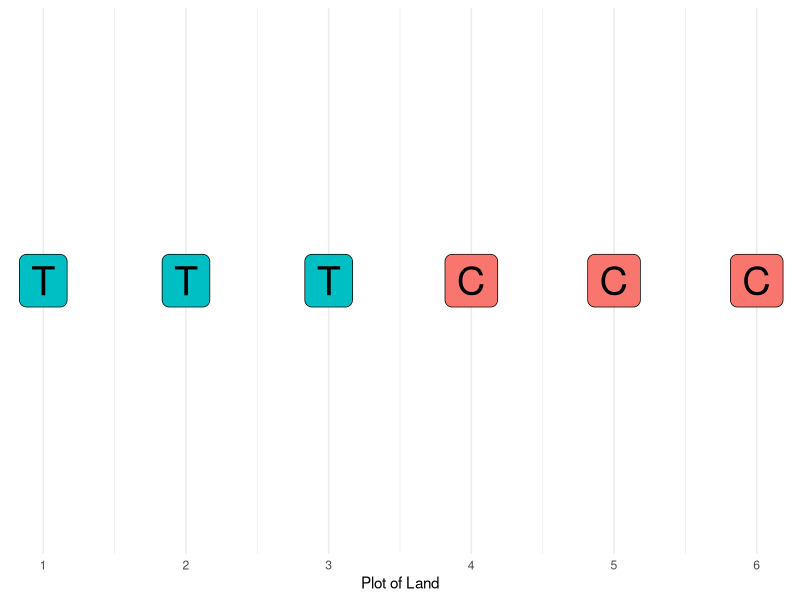
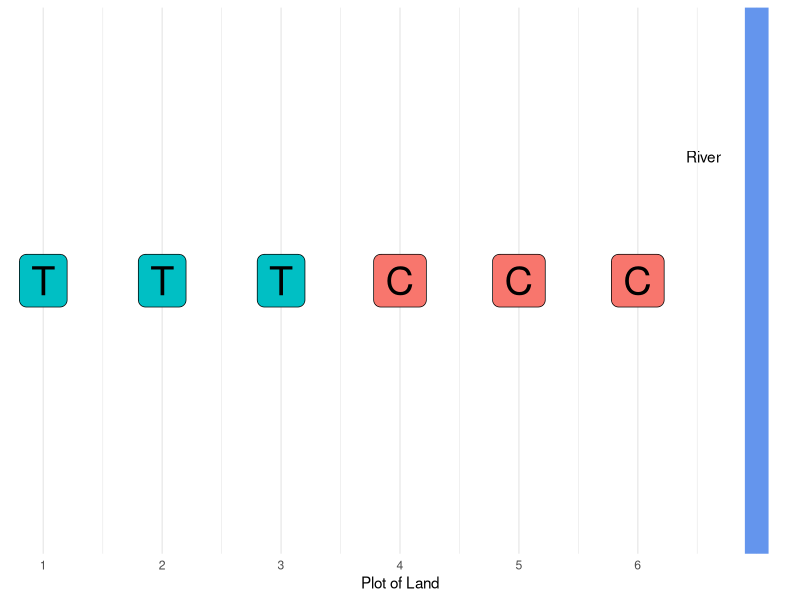
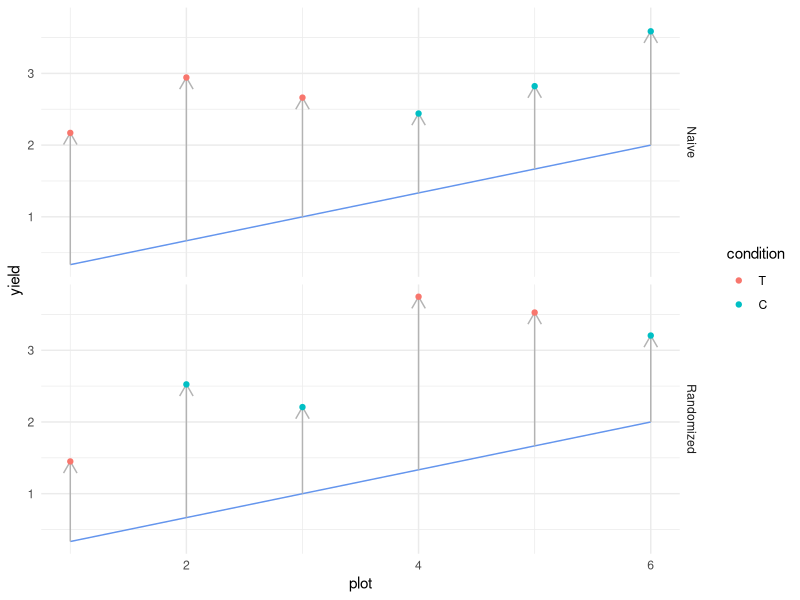

These figures' R source, in order:
## ---- chunk 1
library(tidyverse)

## NOTE: Don't edit this; this sets up the example
simulate_yield <- function(v) {
  ## Check assertions
  if (length(v) != 6) {
    stop("Design must be a vector of length 6")
  }
  if (length(setdiff(v, c("T", "C")) != 0)) {
    stop("Design must be a vector with 'T' and 'C' characters only")
  }
  if (length(setdiff(c("T", "C"), v)) > 0) {
    stop("Design must contain at least one 'T' and at least one 'C'")
  }
  ## Simulate data
  tibble(condition = v) %>%
    mutate(
      condition = fct_relevel(condition, "T", "C"),
      plot = row_number(),
      yield = if_else(condition == "T", 1, 0) + plot / 3 + rnorm(n(), mean = 1, sd = 0.5)
    )
}
## ---- chunk 2
## Define the sequence of treatment (T) and control (C) plots
experimental_design <- c("T", "T", "T", "C", "C", "C")
## ---- chunk 3
tibble(
  condition = experimental_design,
  plot = 1:length(experimental_design)
) %>%
  ggplot(aes(plot, 1)) +
  geom_label(
    aes(label = condition, fill = condition),
    size = 10
  ) +

  scale_x_continuous(breaks = 1:6) +
  scale_y_continuous(breaks = NULL) +
  theme_minimal() +
  theme(legend.position = "none") +
  labs(
    x = "Plot of Land",
    y = NULL
  )
## ---- chunk 4
## TODO: Do not edit; run the following code, answer the questions below
## For reproducibility, set the seed
set.seed(101)
## Simulate the experimental yields
experimental_design %>%
  simulate_yield() %>%
  ## Analyze the data
  group_by(condition) %>%
  summarize(
    yield_mean = mean(yield),
    yield_sd = sd(yield)
  )
## ---- chunk 5
tibble(
  condition = experimental_design,
  plot = 1:length(experimental_design)
) %>%
  ggplot(aes(plot, 1)) +
  geom_label(
    aes(label = condition, fill = condition),
    size = 10
  ) +
  geom_vline(
    xintercept = 7,
    color = "cornflowerblue",
    size = 8
  ) +
  annotate(
    "text",
    x = 6.7, y = 1.25, label = "River",
    hjust = 1
  ) +

  scale_x_continuous(breaks = 1:6) +
  scale_y_continuous(breaks = NULL, limits = c(0.5, 1.5)) +
  theme_minimal() +
  theme(legend.position = "none") +
  labs(
    x = "Plot of Land",
    y = NULL
  )
## ---- chunk 6
## TODO: Define your own experimental design
# task-begin
your_design <- NA_character_
# task-end
# solution-begin
## An "obvious" first attempt would be to simply switch the order, but this
## will tend to over-estimate the effect of the treatment
your_design <- c("C", "C", "C", "T", "T", "T")
# solution-end

## NOTE: No need to edit; use this to simulate your design
your_design %>%
  simulate_yield() %>%
  group_by(condition) %>%
  summarize(
    yield_mean = mean(yield),
    yield_sd = sd(yield)
  )
## ---- chunk 7
## NOTE: No need to edit; run and inspect
## Start with a simple arrangement
experimental_design %>%
  ## Randomize the order
  sample()
## ---- chunk 8
## TODO: Complete the code below
## Set the seed for reproducibility
set.seed(101)

## Simulate the experimental results
experimental_design %>%
# task-begin
  ## TODO: Randomize the plot order
# task-end
# solution-begin
  ## Randomize the plot order
  sample() %>%
# solution-end
  simulate_yield() %>%
  group_by(condition) %>%
  summarize(
    yield_mean = mean(yield),
    yield_sd = sd(yield)
  )
## ---- chunk 9
set.seed(101)
bind_rows(
  experimental_design %>%
    simulate_yield() %>%
    mutate(design = "Naive"),
  experimental_design %>%
    sample() %>%
    simulate_yield() %>%
    mutate(design = "Randomized"),
) %>%

  ggplot(aes(plot, yield)) +
  geom_line(aes(y = plot / 3), color = "cornflowerblue") +
  geom_segment(
    aes(y = plot / 3, yend = yield, xend = plot),
    arrow = arrow(length = unit(0.05, "npc")),
    color = "grey70"
  ) +
  geom_point(aes(color = condition)) +
  facet_grid(design~.) +
  theme_minimal()
